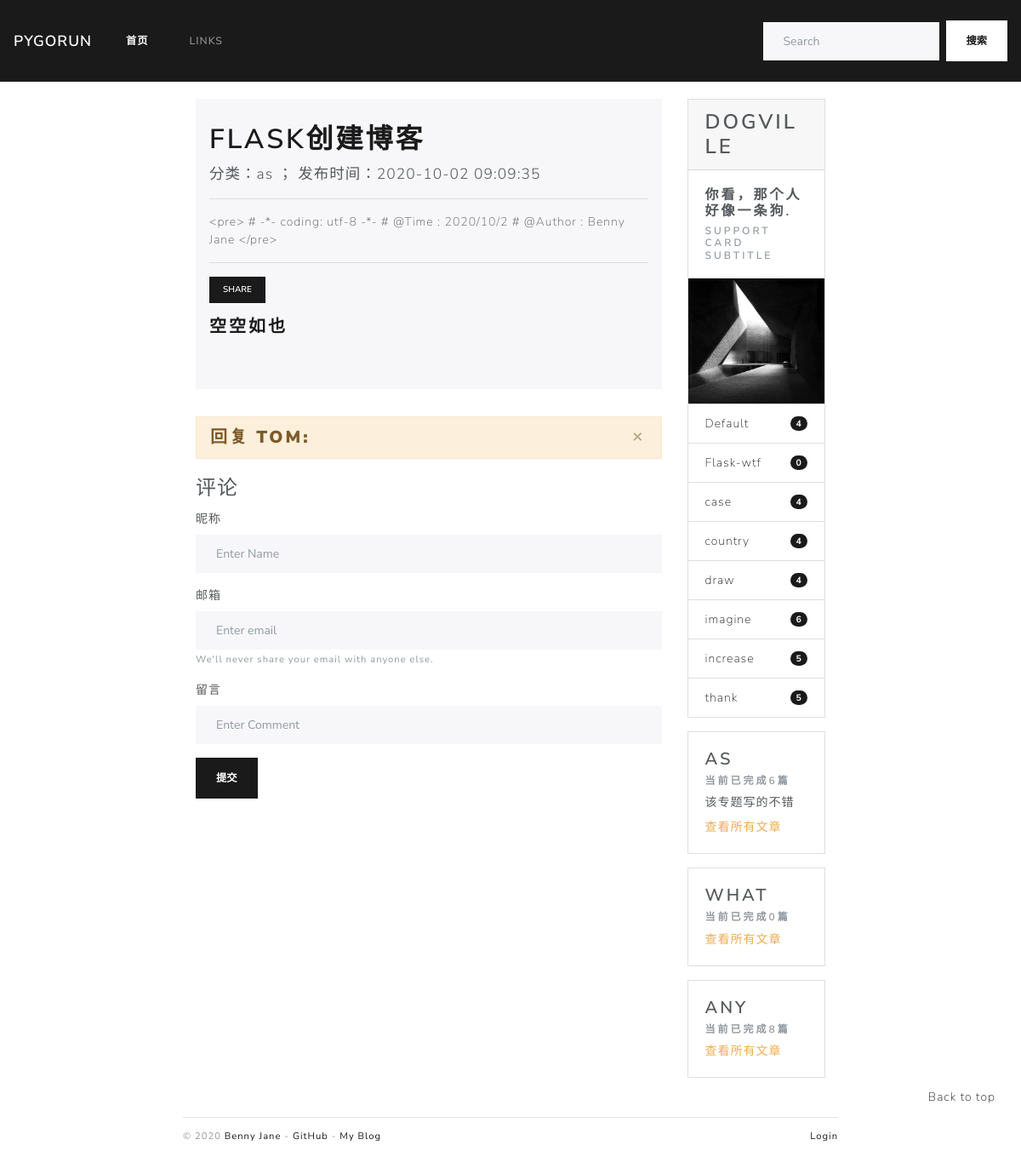
Page /post/54 on the committed database.
### blogDog/models.py (models this page shows, shortened)
class Post(db.Model):
    id = db.Column(db.Integer, primary_key=True)
    title = db.Column(db.String(255))
    sub_title = db.Column(db.Text)
    body = db.Column(db.Text)
    timestamp = db.Column(db.DateTime, default=datetime.utcnow, index=True)
    can_comment = db.Column(db.Boolean, default=True)
    isRecommend = db.Column(db.Boolean, default=False)
    category_id = db.Column(db.Integer, db.ForeignKey('category.id'))
    category = db.relationship("Category", back_populates="posts")
    comments = db.relationship("Comment", back_populates="post", cascade="all, delete-orphan")

class Category(db.Model):
    id = db.Column(db.Integer, primary_key=True)
    name = db.Column(db.String(100), unique=True)
    isSubject = db.Column(db.Boolean, default=False)
    subject_info = db.Column(db.Text)  # 添加备注信息
    posts = db.relationship("Post", back_populates="category")

### blogDog/web/blog.py (the view)
@blog_bp.route('/post/<int:post_id>', methods=['GET', 'POST'])
def show_post(post_id):
    post = Post.query.get_or_404(post_id)
    page = request.args.get('page', 1, type=int)
    per_page = current_app.config['PER_PAGE']  # 考虑字符串问题
    half_page_display = int(current_app.config["HALF_PAGE_DISPLAY"])
    query = Comment.query.with_parent(post).filter_by(reviewed=True).order_by(Comment.timestamp.asc())
    page_params = {
        'total': query.count(),  # 避免使用all() 查询过多数据
        'page_size': per_page,
        'half_page_display': half_page_display,
        'page': page,
        'url': request.full_path.replace('&page={}'.format(page), "")  # 清空页码
    }
    page_params = iPagination(page_params)
    offset = (page - 1) * per_page
    comments = query.offset(offset).limit(per_page).all()
    return render_template('blog/post.html', page_params=page_params, comments=comments, post=post)

### blogDog/__init__.py (called while the page is built)
def register_template_context(app):
    @app.context_processor
    def make_template_context():
        admin = Admin.query.first()
        categories = Category.query.order_by(Category.name).all()
        links = Link.query.order_by(Link.name).all()
        subjects = Category.query.filter_by(isSubject=True).all()
        recommends = Post.query.filter_by(isRecommend=True).order_by(Post.timestamp.desc()).all()
        if current_user.is_authenticated:
            unread_comments = Comment.query.filter_by(reviewed=False).count()
        else:
            unread_comments = None
        return dict(admin=admin, categories=categories, links=links, recommends=recommends
                    , unread_comments=unread_comments, subjects=subjects)

### blogDog/templates/blog/post.html (shortened to what this page needs)
{% extends 'blog/index.html' %}
{% block rightBody %}
    <div class="jumbotron" style="padding: 1.8rem 1rem;">
        <h1 class="display-5">{{ post.title }}</h1>
        <p class="lead">分类：{{ post.category.name }} ；
            发布时间：{{ post.timestamp.strftime('%Y-%m-%d %H:%M:%S') }}</p>
        <hr class="my-3">
        <p>{{ post.body }}</p>
        <hr class="my-3">
        <div style="margin-bottom: 1rem">
            <button type="button" class="btn btn-primary btn-sm" title="" data-container="body"
                    data-toggle="popover"
                    data-placement="right"
                    data-content="http://localhost:63342/blog/templates/index.html?_ijt=o2edqjd0e3p1hg9ouoa5q42p6u"
                    data-original-title="" aria-describedby="popover157663">Share
            </button>
        </div>
        {% include 'blog/_comment.html' %}
    </div>
    <div class="alert alert-dismissible alert-warning" style="padding: 0.75rem 1rem">
        <h4 class="alert-heading" style="margin-bottom: 0">回复 <strong>Tom:</strong></h4>
        <a href="#" type="button" class="close" data-dismiss="alert">&times;</a>
    </div>
    <div id="comment-form">
        <form>
            <fieldset>
                <legend>评论</legend>
                <div class="form-group">
                    <label for="exampleInputEmail1">昵称</label>
                    <input type="text" class="form-control" id="exampleInputName"
                           aria-describedby="emailHelp" placeholder="Enter Name">
                </div>
                <div class="form-group">
                    <label for="exampleInputEmail1">邮箱</label>
                    <input type="email" class="form-control" id="exampleInputEmail1"
                           aria-describedby="emailHelp" placeholder="Enter email">
                    <small id="emailHelp" class="form-text text-muted">We'll never share your email with
                        anyone else.
                    </small>
                </div>
                <div class="form-group">
                    <label for="exampleInputPassword1">留言</label>
                    <input type="text" class="form-control" id="exampleInputComment"
                           placeholder="Enter Comment">
                </div>
                <button type="submit" class="btn btn-primary">提交</button>
            </fieldset>
        </form>
    </div>
{% endblock %}

### blogDog/templates/blog/_sidebar.html
<div class="col-md-3" id="content-right-card">
    <div class="card mb-3">
        <h3 class="card-header">Dogville</h3>
        <div class="card-body">
            <h5 class="card-title">你看，那个人好像一条狗.</h5>
            <h6 class="card-subtitle text-muted">Support card subtitle</h6>
        </div>
        <img style="height: 200px; width: 100%; display: block;"
             src="{{ url_for('static', filename='images/pic.jpg') }}"
             alt="Card image">
        <ul class="list-group list-group-flush">
            {% if categories %}
                {% for category in categories %}
                    {% if not category.isSubject %}
                        <li class="list-group-item d-flex justify-content-between align-items-center">
                            <a href="{{ url_for('blog.show_category', category_id=category.id) }}">{{ category.name }}</a>
                            <span class="badge badge-primary badge-pill">{{ category.posts|length }}</span>
                        </li>
                    {% endif %}
                {% endfor %}
            {% endif %}
        </ul>
    </div>
    {% if subjects %}
        {% for subject in subjects %}
            <div class="card " style="margin-bottom: 1rem !important;">
                <div class="card-body">
                    <h4 class="card-title">{{ subject.name }}</h4>
                    <h6 class="card-subtitle mb-2 text-muted">当前已完成{{ subject.posts|length }}篇</h6>
                    {% if subject.subject_info %}
                        <p style="margin-bottom: 0.5rem !important">{{ subject.subject_info }}</p>
                    {% endif %}
                    <a href="{{ url_for('blog.show_category', category_id=subject.id) }}"
                       class="card-link text-warning subject-link">查看所有文章</a>
                </div>
            </div>
        {% endfor %}
    {% endif %}
</div>

### blogDog/static/css/style.css (style rules this page uses)
img { max-width: 100%; height: auto !important; }

### rows in the picture
Post: title "FLASK创建博客", timestamp "2020-10-02 09:09:35", body "<pre> # -*- coding: utf-8 -*- # @Time : 2020/10/2 # @Author : Benny Jane </pre>"
Category: category.name "as", name "AS", posts|length "6", subject_info "该专题写的不错"
Category: name "Default", posts|length "4"
Category: name "Flask-wtf", posts|length "0"
Category: name "case", posts|length "4"
Category: name "country", posts|length "4"
Category: name "draw", posts|length "4"
Category: name "imagine", posts|length "6"
Category: name "increase", posts|length "5"
Category: name "thank", posts|length "5"
Category: name "WHAT", posts|length "0"
Category: name "ANY", posts|length "8"
